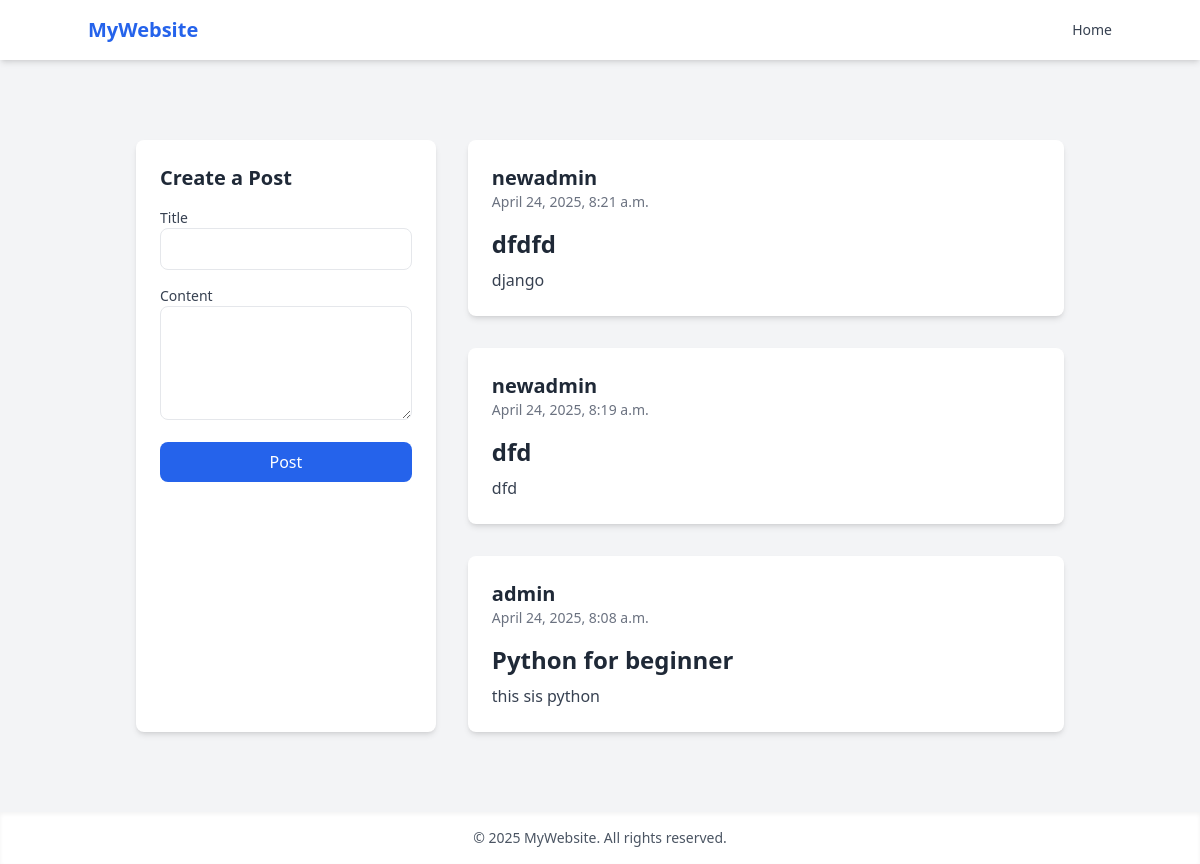
The page / on the database its author committed.
### app/models.py (models this page shows)
class Post(models.Model):
    user = models.ForeignKey(User,on_delete=models.CASCADE)
    title = models.CharField(max_length=200)
    content = models.TextField()
    created_at = models.DateTimeField(auto_now_add=True,null = True,blank=True)
    updated_at = models.DateTimeField(auto_now=True,null = True,blank=True)

### app/views.py (the view, shortened to what this page needs)
# urls.py: path('',home,name = "home"),
def home(request):
    posts = Post.objects.all().order_by("-updated_at")
    return render(request,'index.html',{"posts":posts})

### templates/index.html (shortened to what this page needs)
{% extends 'base.html' %}
{% block content %}
<div class="max-w-7xl mx-auto px-6 py-12">
  <div class="flex flex-col md:flex-row gap-8">
    <div class="w-full md:w-1/3 bg-white p-6 rounded-lg shadow-md">
      <h2 class="text-xl font-bold mb-4">Create a Post</h2>
      <form method="POST"  class="space-y-4" novalidate>
        <div>
          <label class="block text-sm font-medium text-gray-700">Title</label>
          <input type="text" name="title" class="w-full px-4 py-2 border rounded-lg focus:outline-none focus:ring-2 focus:ring-blue-400" required>
        </div>
        <div>
          <label class="block text-sm font-medium text-gray-700">Content</label>
          <textarea name="content" rows="4" class="w-full px-4 py-2 border rounded-lg focus:outline-none focus:ring-2 focus:ring-blue-400" required></textarea>
        </div>
        <button type="submit" class="w-full bg-blue-600 text-white py-2 rounded-lg hover:bg-blue-700 transition">Post</button>
      </form>
    </div>
    <div class="w-full md:w-2/3 grid grid-cols-1 gap-8">
      {% for post in posts %}
        <div class="bg-white p-6 rounded-lg shadow-md hover:shadow-xl transition-shadow duration-300">
          <div class="flex items-center space-x-4">
            <div>
              <h3 class="text-xl font-semibold">{{ post.user.username }}</h3>
              <p class="text-gray-500 text-sm">{{ post.created_at|date:"F j, Y, g:i a" }}</p>
            </div>
          </div>
          <div class="mt-4">
            <a href="{% url 'postdetail' post.id %}" class="text-2xl font-bold">{{ post.title }}</a>
            <p class="mt-2 text-gray-700">{{ post.content|truncatechars:100 }}</p>
          </div>
        </div>
      {% endfor %}
    </div>
  </div>
</div>
{% endblock %}

### rows shown on the page
Post: user.username "newadmin", created_at "April 24, 2025, 8:21 a.m.", title "dfdfd", content "django"
Post: user.username "newadmin", created_at "April 24, 2025, 8:19 a.m.", title "dfd", content "dfd"
Post: user.username "admin", created_at "April 24, 2025, 8:08 a.m.", title "Python for beginner", content "this sis python"
